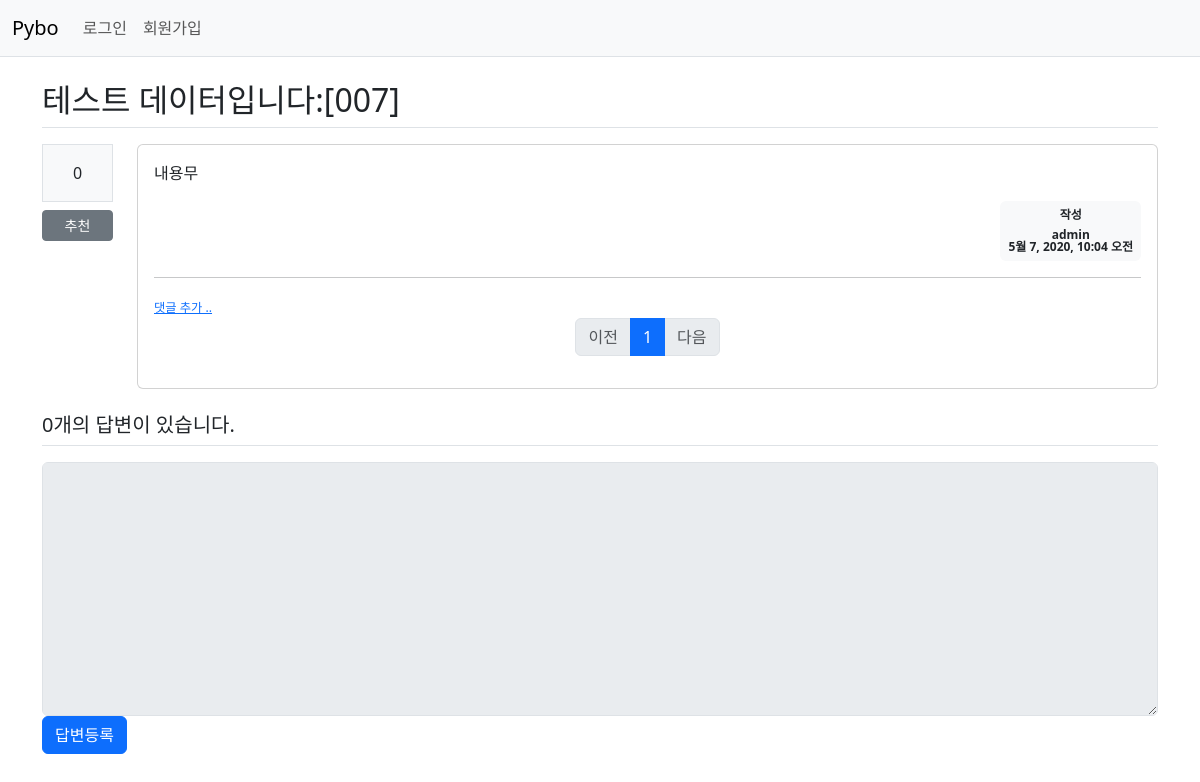
Page /pybo/12/ on the earlier database version.
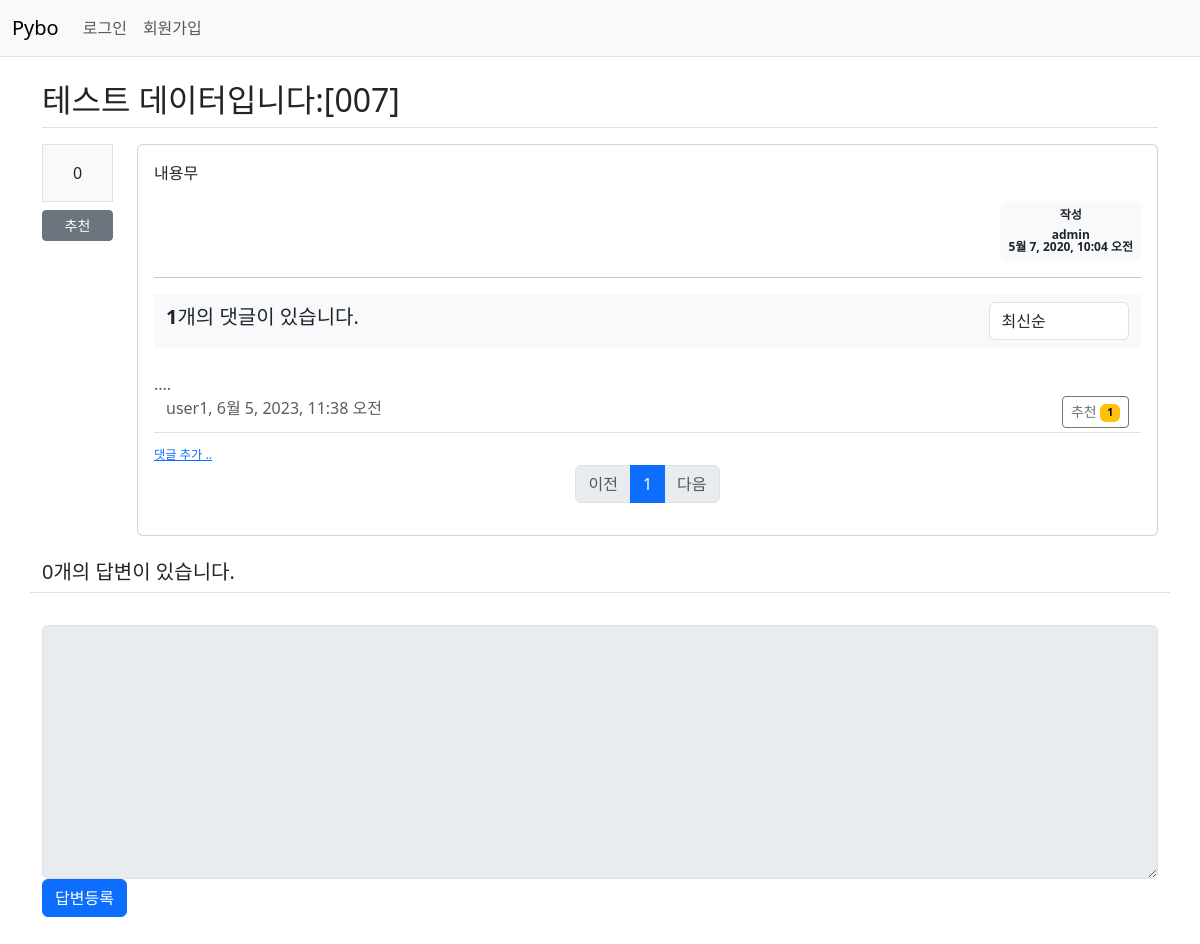
Same page on the later database version.
### pybo/models.py (models this page shows, shortened)
class Question(models.Model):
    author = models.ForeignKey(
        User, on_delete=models.CASCADE, related_name='author_question')
    subject = models.CharField(max_length=200)
    content = models.TextField()
    create_date = models.DateTimeField()
    modify_date = models.DateTimeField(null=True, blank=True)
    voter = models.ManyToManyField(User, related_name='voter_question')

class Comment(models.Model):
    author = models.ForeignKey(
        User, on_delete=models.CASCADE, related_name='author_comment')
    content = models.TextField()
    create_date = models.DateTimeField()
    modify_date = models.DateTimeField(null=True, blank=True)
    modify_count = models.IntegerField(default=0)
    question = models.ForeignKey(
        Question, null=True, blank=True, on_delete=models.CASCADE)
    answer = models.ForeignKey(
        Answer, null=True, blank=True, on_delete=models.CASCADE)
    voter = models.ManyToManyField(User, related_name='voter_comment')

### pybo/views/base_views.py (the view)
# urls.py: path('<int:question_id>/', base_views.detail, name='detail'),
def detail(request, question_id):
    cmtpage = request.GET.get('cmtpage', '1')  # 페이지
    cmtsort = request.GET.get('cmtsort', 'recent')  # 정렬기준
    question = get_object_or_404(Question, pk=question_id)
    question_comment_list = question.comment_set.all()
    if cmtsort == 'recommend':
        question_comment_list = question_comment_list.annotate(
            num_voter=Count('voter')).order_by('-num_voter', '-create_date')
    elif cmtsort == 'popular':
        question_comment_list = question_comment_list.annotate(num_answer=Count(
            'answer')).order_by('-num_answer', '-create_date')
    else:  # recent
        question_comment_list = question_comment_list.order_by('-create_date')
    paginator = Paginator(question_comment_list, 10)  # 페이지당 10개씩 보여주기
    question_comment_paginator = paginator.get_page(cmtpage)
    context = {'question': question,
               'question_comment_list': question_comment_paginator,
               'cmtpage': cmtpage,
               'cmtsort': cmtsort}
    return render(request, 'pybo/question_detail.html', context)

### pybo/templatetags/pybo_filter.py (called while the page is built)
@register.filter()
def mark(value):
    extensions = ["nl2br", "fenced_code"]
    return mark_safe(markdown.markdown(value, extensions=extensions))

### templates/pybo/question_detail.html (shortened to what the changed rows need)
{% extends 'base.html' %}
{% load pybo_filter %}
{% block content %}
    <div class="container my-3">
        <h2 class="border-bottom py-2">{{ question.subject }}</h2>
        <div class="row my-3">
            <div class="col-1">
                <div class="bg-light text-center p-3 border font-weight-bolder mb-1">{{ question.voter.count }}</div>
                <div class="btn-group d-flex">
                    {% if request.user in question.voter.all %}
                        <a href="#"
                           data-uri="{% url 'pybo:vote_question_delete' question.id  %}"
                           class="recommend-del btn btn-sm btn-secondary my-1">추천 취소</a>
                    {% else %}
                        <a href="#"
                           data-uri="{% url 'pybo:vote_question' question.id  %}"
                           class="recommend-add btn btn-sm btn-secondary my-1">추천</a>
                    {% endif %}
                </div>
            </div>
            <div class="col-11">
                <div class="card">
                    <div class="card-body">
                        <div class="card-text">{{ question.content|mark }}</div>
                        <div class="d-flex justify-content-end">
                            <div class="badge bg-light text-dark p-2 text-left">
                                <div class="mb-2">작성</div>
                                <div>{{ question.author.username }}</div>
                                <div>{{ question.create_date }}</div>
                            </div>
                        </div>
                        {% if question.comment_set.count > 0 %}
                            <div class="mt-3">
                                <div class="row justify-content-between py-2 mx-0 my-3 bg-light">
                                    <div class="col-10 fs-5">
                                        <b>{{ question.comment_set.count }}</b>개의 댓글이 있습니다.
                                    </div>
                                    <div class="col-2">
                                        <select class="form-control cmtsort">
                                            <option value="recent" {% if cmtsort == 'recent' %}selected{% endif %}>최신순</option>
                                        </select>
                                    </div>
                                </div>
                                {% for comment in question_comment_list %}
                                    <div class="py-2 mx-0 text-muted">
                                        <span style="white-space: pre-line;">{{ comment.content }}</span>
                                        <br>
                                        <div class="row border-bottom pb-1 mx-0 ">
                                            <div class="col-lg-9 col-md-12">
                                                <span class="fs-6">
                                                    {{ comment.author }}, {{ comment.create_date }}
                                                </span>
                                            </div>
                                            <div class="col-lg-3 col-md-12 justify-content-end text-end">
                                                {% if request.user in comment.voter.all %}
                                                    <a href="#"
                                                       data-uri="{% url 'pybo:vote_delete_comment' comment.id  %}?type=question"
                                                       class="recommend-del btn btn-sm btn-outline-secondary">추천 취소
                                                        <span class="badge text-bg-warning">{{ comment.voter.count }}</span></a>
                                                {% else %}
                                                    <a href="#"
                                                       data-uri="{% url 'pybo:vote_create_comment' comment.id  %}?type=question"
                                                       class="recommend-add btn btn-sm btn-outline-secondary">추천
                                                        <span class="badge text-bg-warning">{{ comment.voter.count }}</span></a>
                                                {% endif %}
                                            </div>
                                        </div>
                                    {% endfor %}
                                </div>
                            {% endif %}
                            <ul class="pagination justify-content-center">
                                {% for page_number in question_comment_list.paginator.page_range %}
                                    {% if page_number >= question_comment_list.number|add:-3 and page_number <= question_comment_list.number|add:3 %}
                                        {% if page_number == question_comment_list.number %}
                                            <li class="page-item active" aria-current="cmtpage">
                                                <a class="page-link" data-cmtpage="{{ page_number }}" href="#">{{ page_number }}</a>
                                            </li>
                                        {% else %}
                                            <li class="page-item">
                                                <a class="page-link" data-cmtpage="{{ page_number }}" href="#">{{ page_number }}</a>
                                            </li>
                                        {% endif %}
                                    {% endif %}
                                {% endfor %}
                            </ul>
                        </div>
                    </div>
                </div>
            </div>
            <h5 class="border-bottom my-3 py-2">{{ question.answer_set.count }}개의 답변이 있습니다.</h5>
            <form action="{% url 'pybo:answer_create' question.id %}"
                  method="post"
                  class="my-3">
                <div class="form-group">
                </div>
                <input type="submit" value="답변등록" class="btn btn-primary">
            </form>
        </div>
    {% endblock %}

Differences in the rows shown:
shown differently, row unchanged: Question "테스트 데이터입니다:[007]": comment_set.count (not shown) → "1"
added Comment: content "....", author "user1", create_date "6월 5, 2023, 11:38 오전", voter.count "1"
Other differences:
form field value: (not shown) → "최신순"
text now shown: "개의 댓글이 있습니다."
